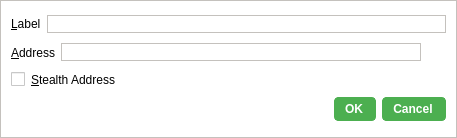
<?xml version="1.0" encoding="UTF-8"?>
<ui version="4.0">
 <class>EditAddressDialog</class>
 <widget class="QDialog" name="EditAddressDialog">
  <property name="geometry">
   <rect>
    <x>0</x>
    <y>0</y>
    <width>457</width>
    <height>138</height>
   </rect>
  </property>
  <property name="windowTitle">
   <string>Edit Address</string>
  </property>
  <property name="styleSheet">
   <string notr="true">background-color: rgb(255, 255, 255);
border: 1px solid #c4c1bd;</string>
  </property>
  <layout class="QGridLayout" name="gridLayout_2">
   <item row="1" column="0">
    <layout class="QHBoxLayout" name="horizontalLayout_3">
     <item>
      <widget class="QLabel" name="label_2">
       <property name="styleSheet">
        <string notr="true">border: 0;</string>
       </property>
       <property name="text">
        <string>&amp;Address</string>
       </property>
       <property name="buddy">
        <cstring>addressEdit</cstring>
       </property>
      </widget>
     </item>
     <item>
      <widget class="QLineEdit" name="addressEdit">
       <property name="toolTip">
        <string>The address associated with this address book entry. This can only be modified for sending addresses.</string>
       </property>
      </widget>
     </item>
     <item>
      <widget class="QToolButton" name="EditAddressPasteButton">
       <property name="toolTip">
        <string>Paste address from clipboard</string>
       </property>
       <property name="styleSheet">
        <string notr="true">border: 0;</string>
       </property>
       <property name="text">
        <string/>
       </property>
       <property name="icon">
        <iconset resource="../bitcoin.qrc">
         <normaloff>:/icons/editpaste</normaloff>:/icons/editpaste</iconset>
       </property>
       <property name="shortcut">
        <string>Alt+P</string>
       </property>
      </widget>
     </item>
    </layout>
   </item>
   <item row="3" column="0">
    <widget class="QDialogButtonBox" name="buttonBox">
     <property name="styleSheet">
      <string notr="true">background-color: rgb(76, 175, 80);
color: rgb(255, 255, 255);
border-radius: 4px;
border-color:  rgb(76, 175, 80);
font-weight: 600;
padding: 4px;
padding-left: 10px;
padding-right: 12px;
icon-size: 0;</string>
     </property>
     <property name="orientation">
      <enum>Qt::Horizontal</enum>
     </property>
     <property name="standardButtons">
      <set>QDialogButtonBox::Cancel|QDialogButtonBox::Ok</set>
     </property>
    </widget>
   </item>
   <item row="2" column="0">
    <widget class="QCheckBox" name="stealthCB">
     <property name="styleSheet">
      <string notr="true">border: 0;</string>
     </property>
     <property name="text">
      <string>&amp;Stealth Address</string>
     </property>
    </widget>
   </item>
   <item row="0" column="0">
    <layout class="QHBoxLayout" name="horizontalLayout_4">
     <item>
      <widget class="QLabel" name="label">
       <property name="styleSheet">
        <string notr="true">border: 0;</string>
       </property>
       <property name="text">
        <string>&amp;Label</string>
       </property>
       <property name="buddy">
        <cstring>labelEdit</cstring>
       </property>
      </widget>
     </item>
     <item>
      <widget class="QLineEdit" name="labelEdit">
       <property name="toolTip">
        <string>The label associated with this address book entry</string>
       </property>
      </widget>
     </item>
    </layout>
   </item>
  </layout>
 </widget>
 <resources>
  <include location="../bitcoin.qrc"/>
 </resources>
 <connections>
  <connection>
   <sender>buttonBox</sender>
   <signal>accepted()</signal>
   <receiver>EditAddressDialog</receiver>
   <slot>accept()</slot>
   <hints>
    <hint type="sourcelabel">
     <x>248</x>
     <y>254</y>
    </hint>
    <hint type="destinationlabel">
     <x>157</x>
     <y>274</y>
    </hint>
   </hints>
  </connection>
  <connection>
   <sender>buttonBox</sender>
   <signal>rejected()</signal>
   <receiver>EditAddressDialog</receiver>
   <slot>reject()</slot>
   <hints>
    <hint type="sourcelabel">
     <x>316</x>
     <y>260</y>
    </hint>
    <hint type="destinationlabel">
     <x>286</x>
     <y>274</y>
    </hint>
   </hints>
  </connection>
 </connections>
</ui>
